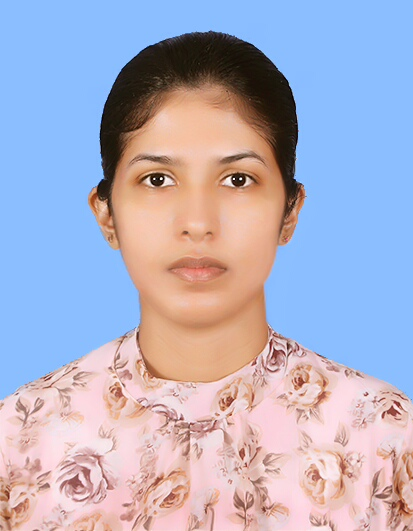
#> input picture test2.jpg, 413 x 531 px
$ python TEST.py
#> lines starting #> are read from the running program, lines starting #| are printed output that depends on the picture
import cv2
import numpy as np
import matplotlib.pyplot as plt

def show_image_heatmap_and_pixels_with_histogram(image_path, color_map='hot', max_display_size=(10, 10)):
    # Load image in grayscale
#> called with image_path = 'test2.jpg', color_map = 'hot', max_display_size = (10, 10)
    img = cv2.imread(image_path, cv2.IMREAD_GRAYSCALE)
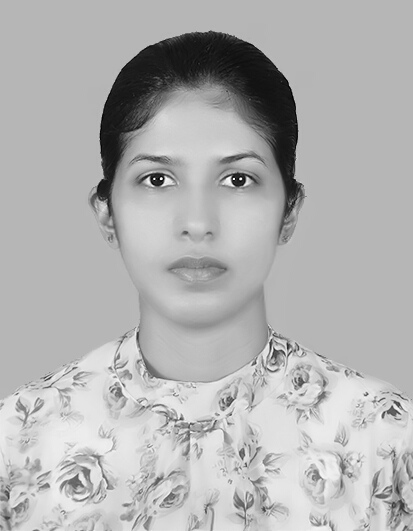
#> img: shape (531, 413); min 0, max 255, mean 177.7

    if img is None:
        print(f"Error: Could not load image at {image_path}")
        return

    # Resize image if too large for table display
    if img.shape[0] > max_display_size[0] or img.shape[1] > max_display_size[1]:
        img_display = cv2.resize(img, max_display_size, interpolation=cv2.INTER_AREA)
    else:
        img_display = img

    # Prepare plot with 1 row and 3 columns
    fig, axes = plt.subplots(1, 3, figsize=(18, 6))

    # --- Heatmap ---
    axes[0].imshow(img_display, cmap=color_map)
    axes[0].set_title("Heatmap of Pixel Intensities")
    axes[0].axis('off')
    im = axes[0].imshow(img_display, cmap=color_map)
    fig.colorbar(im, ax=axes[0], orientation='vertical', fraction=0.046, pad=0.04)

    # --- Pixel Value Table ---
    axes[1].axis('off')
    axes[1].set_title("Pixel Values Table")
    pixel_values = img_display.astype(str)
    table_data = pixel_values.tolist()
#> table_data = 10 items
    table = axes[1].table(cellText=table_data,
                          loc='center',
                          cellLoc='center',
                          colWidths=[0.05] * img_display.shape[1])
    table.auto_set_font_size(False)
    table.set_fontsize(6)
    table.scale(1.2, 1.2)

    # --- Histogram ---
    axes[2].hist(img.ravel(), bins=256, range=(0, 256), color='gray', alpha=0.8)
    axes[2].set_title("Pixel Intensity Histogram")
    axes[2].set_xlabel("Intensity Value")
    axes[2].set_ylabel("Frequency")
    axes[2].grid(True)

    plt.tight_layout()
    plt.show()
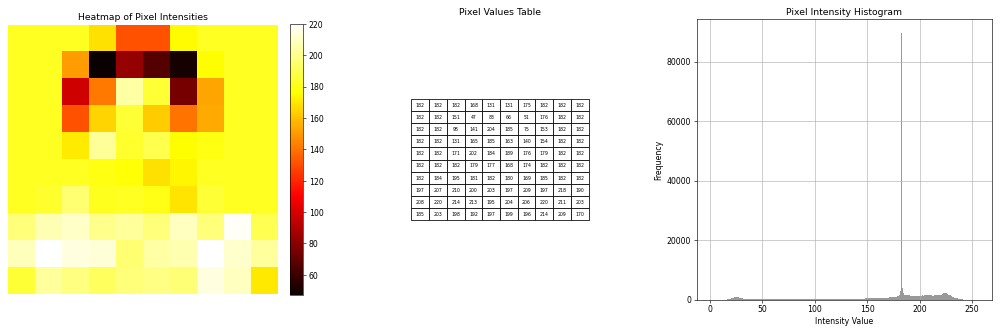
#> figure drawn by matplotlib, 3 panels; panel 2: tallest bar 89690 high, from x = 182 to 183

# Example usage
if __name__ == "__main__":
    image_path = 'test2.jpg'  # Change this to your image filename
    show_image_heatmap_and_pixels_with_histogram(image_path, color_map='hot', max_display_size=(10, 10))
